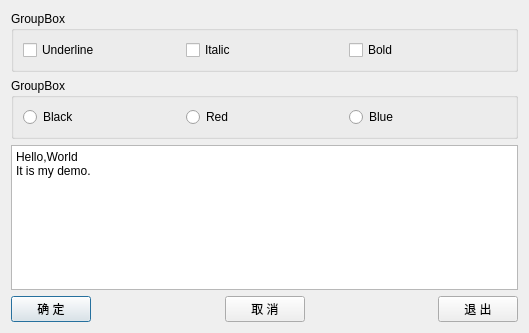
<?xml version="1.0" encoding="UTF-8"?>
<ui version="4.0">
 <class>Dialog</class>
 <widget class="QDialog" name="Dialog">
  <property name="geometry">
   <rect>
    <x>0</x>
    <y>0</y>
    <width>529</width>
    <height>333</height>
   </rect>
  </property>
  <property name="windowTitle">
   <string>Dialog by Designer</string>
  </property>
  <layout class="QVBoxLayout" name="verticalLayout">
   <item>
    <widget class="QGroupBox" name="groupBox_2">
     <property name="title">
      <string>GroupBox</string>
     </property>
     <layout class="QHBoxLayout" name="horizontalLayout_2">
      <item>
       <widget class="QCheckBox" name="checkBoxUnder">
        <property name="text">
         <string>Underline</string>
        </property>
       </widget>
      </item>
      <item>
       <widget class="QCheckBox" name="checkBoxItalic">
        <property name="text">
         <string>Italic</string>
        </property>
       </widget>
      </item>
      <item>
       <widget class="QCheckBox" name="checkBoxBold">
        <property name="text">
         <string>Bold</string>
        </property>
       </widget>
      </item>
     </layout>
    </widget>
   </item>
   <item>
    <widget class="QGroupBox" name="groupBox">
     <property name="title">
      <string>GroupBox</string>
     </property>
     <layout class="QHBoxLayout" name="horizontalLayout_3">
      <item>
       <widget class="QRadioButton" name="rBtnBlack">
        <property name="text">
         <string>Black</string>
        </property>
       </widget>
      </item>
      <item>
       <widget class="QRadioButton" name="rBtnRed">
        <property name="text">
         <string>Red</string>
        </property>
       </widget>
      </item>
      <item>
       <widget class="QRadioButton" name="rBtnBlue">
        <property name="toolTip">
         <string>字体颜色为蓝色</string>
        </property>
        <property name="text">
         <string>Blue</string>
        </property>
       </widget>
      </item>
     </layout>
    </widget>
   </item>
   <item>
    <widget class="QPlainTextEdit" name="txtEdit">
     <property name="plainText">
      <string>Hello,World
It is my demo.</string>
     </property>
    </widget>
   </item>
   <item>
    <layout class="QHBoxLayout" name="horizontalLayout">
     <item>
      <widget class="QPushButton" name="btnOK">
       <property name="text">
        <string>确 定</string>
       </property>
      </widget>
     </item>
     <item>
      <spacer name="horizontalSpacer_2">
       <property name="orientation">
        <enum>Qt::Horizontal</enum>
       </property>
       <property name="sizeHint" stdset="0">
        <size>
         <width>40</width>
         <height>20</height>
        </size>
       </property>
      </spacer>
     </item>
     <item>
      <widget class="QPushButton" name="btnCancel">
       <property name="text">
        <string>取 消</string>
       </property>
      </widget>
     </item>
     <item>
      <spacer name="horizontalSpacer">
       <property name="orientation">
        <enum>Qt::Horizontal</enum>
       </property>
       <property name="sizeHint" stdset="0">
        <size>
         <width>40</width>
         <height>20</height>
        </size>
       </property>
      </spacer>
     </item>
     <item>
      <widget class="QPushButton" name="btnClose">
       <property name="text">
        <string>退 出</string>
       </property>
      </widget>
     </item>
    </layout>
   </item>
  </layout>
 </widget>
 <tabstops>
  <tabstop>checkBoxUnder</tabstop>
  <tabstop>checkBoxItalic</tabstop>
  <tabstop>checkBoxBold</tabstop>
  <tabstop>rBtnBlack</tabstop>
  <tabstop>rBtnRed</tabstop>
  <tabstop>rBtnBlue</tabstop>
  <tabstop>btnOK</tabstop>
  <tabstop>btnCancel</tabstop>
  <tabstop>btnClose</tabstop>
  <tabstop>txtEdit</tabstop>
 </tabstops>
 <resources/>
 <connections/>
</ui>
